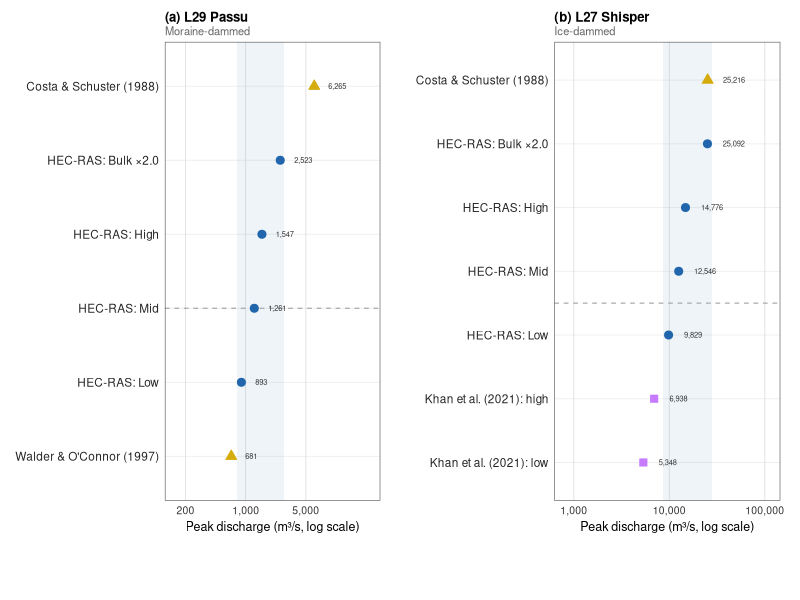
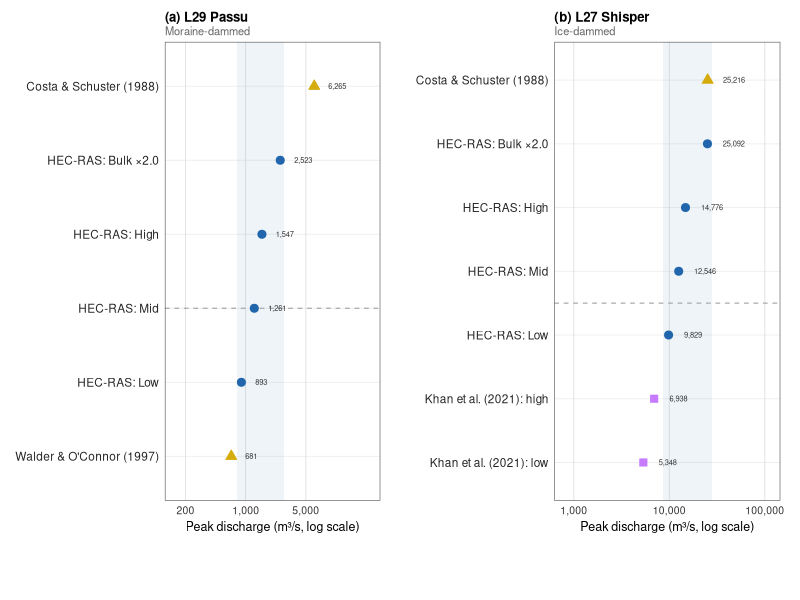

These charts were generated, in order, by the following R code:
# Breach peaks against empirical relations

setwd("C:/Users/sadaf/Documents/PPR3")

library(ggplot2)
library(dplyr)
library(cowplot)
library(scales)

OUT_DIR   <- "C:/Users/sadaf/Documents/PPR3/figures"
FIG_W     <- 17.4
FIG_H     <- 9.0
FIG_DPI   <- 800
BASE_SIZE <- 9

sim <- read.csv("data/processed/all_simulations_combined_v2.csv")

t3 <- read.csv("data/processed/table03_master_data.csv")
t3$scenario <- c(Low = "Low", Mid = "Mid_baseline", High = "High",
                 Mid_n04 = "Mid_n04", Mid_n06 = "Mid_n06",
                 Mid_b15 = "Mid_bulk15", Mid_b20 = "Mid_bulk20")[t3$scenario_code]
t3 <- t3[!is.na(t3$scenario) & t3$manning_n != 0.10, ]
idx <- match(paste(sim$lake, sim$scenario), paste(t3$lake_id, t3$scenario))
sim$peak_Q_input_m3s <- ifelse(is.na(idx), sim$peak_Q_input_m3s, round(t3$peak_q_m3s[idx]))

scens_show <- c("Low", "Mid_baseline", "High", "Mid_bulk20")

make_hecras <- function(df, lake_code, lake_label) {
  df |>
    filter(lake == lake_code, scenario %in% scens_show) |>
    mutate(
      lake   = lake_label,
      Q      = peak_Q_input_m3s,
      label  = case_when(
        scenario == "Low"          ~ "HEC-RAS: Low",
        scenario == "Mid_baseline" ~ "HEC-RAS: Mid",
        scenario == "High"         ~ "HEC-RAS: High",
        scenario == "Mid_bulk20"   ~ "HEC-RAS: Bulk ×2.0"
      ),
      source = "HEC-RAS"
    )
}

hecras_l29 <- make_hecras(sim, "L29", "L29 Passu")
hecras_l27 <- make_hecras(sim, "L27", "L27 Shisper")

V29 <- 2154184;  H29 <- 37.5
V27 <- 16600000; H27 <- 134

q_walder <- function(V) 0.045 * V^0.66
q_costa  <- function(V, H) 0.063 * (1000 * 9.81 * V * H)^0.42

emp_l29 <- data.frame(
  lake   = "L29 Passu",
  source = "Empirical",
  label  = c("Walder & O'Connor (1997)", "Costa & Schuster (1988)"),
  Q      = c(q_walder(V29), q_costa(V29, H29))
)

emp_l27 <- data.frame(
  lake   = "L27 Shisper",
  source = "Empirical",
  label  = c("Costa & Schuster (1988)"),
  Q      = c(q_costa(V27, H27))
)

lit_l27 <- data.frame(
  lake   = "L27 Shisper",
  source = "Literature",
  label  = c("Khan et al. (2021): low",
             "Khan et al. (2021): high"),
  Q      = c(5348, 6938)
)

cols <- c("lake","source","label","Q")

dat_l29 <- bind_rows(hecras_l29[,cols], emp_l29[,cols]) |>
  arrange(Q) |>
  mutate(label = factor(label, levels = unique(label)))

dat_l27 <- bind_rows(hecras_l27[,cols], emp_l27[,cols],
                     lit_l27[,cols]) |>
  arrange(Q) |>
  mutate(label = factor(label, levels = unique(label)))

label_mult <- 1.45

dat_l29 <- dat_l29 |> mutate(label_x = Q * label_mult)
dat_l27 <- dat_l27 |> mutate(label_x = Q * label_mult)

src_col <- c(
  "HEC-RAS"    = "#2166AC",
  "Empirical"  = "#D4AC0D",
  "Literature" = "#C77CFF"
)
src_shape <- c(
  "HEC-RAS"    = 21,
  "Empirical"  = 24,
  "Literature" = 22
)

theme_val <- function(base_size = BASE_SIZE) {
  theme_minimal(base_size = base_size) +
    theme(
      panel.grid.major.y = element_line(colour = "grey93",
                                        linewidth = 0.3),
      panel.grid.major.x = element_line(colour = "grey88",
                                        linewidth = 0.3),
      panel.grid.minor   = element_blank(),
      panel.border       = element_rect(fill = NA, colour = "grey30",
                                        linewidth = 0.4),
      plot.background    = element_rect(fill = "white", colour = NA),
      axis.title.x       = element_text(size = base_size,
                                        margin = margin(t = 3)),
      axis.title.y       = element_blank(),
      axis.text.x        = element_text(size = base_size - 1.5,
                                        colour = "grey20"),
      axis.text.y        = element_text(size = base_size - 0.5,
                                        colour = "grey15"),
      legend.position    = "none",
      plot.title         = element_text(size = base_size + 0.5,
                                        face = "bold",
                                        margin = margin(b = 1)),
      plot.subtitle      = element_text(size = base_size - 1,
                                        colour = "grey40",
                                        margin = margin(b = 3)),
      plot.margin        = margin(3, 5, 3, 3, "mm")
    )
}

build_val <- function(dat, title, subtitle,
                      x_breaks, x_limits,
                      sep_y = NULL,
                      show_legend = FALSE) {

  hr <- dat |> filter(source == "HEC-RAS")

  p <- ggplot(dat,
              aes(x      = Q,
                  y      = label,
                  fill   = source,
                  shape  = source,
                  colour = source)) +

    # HEC-RAS envelope band
    annotate("rect",
             xmin = min(hr$Q) * 0.88,
             xmax = max(hr$Q) * 1.12,
             ymin = -Inf, ymax = Inf,
             fill = "#2166AC", alpha = 0.07) +

    # Group separator
    {if (!is.null(sep_y))
      geom_hline(yintercept = sep_y,
                 colour = "grey65", linewidth = 0.4,
                 linetype = "dashed")
    } +

    # Points
    geom_point(size = 2.4, stroke = 0.5) +

geom_text(
  aes(x     = label_x,
      y     = label,
      label = scales::comma(round(Q))),
  hjust       = 0,
  vjust       = 0.45,
  size        = 1.9,
  colour      = "grey20",
  inherit.aes = FALSE
) +

    scale_fill_manual(
      name   = "Source",
      values = src_col,
      guide  = guide_legend(
        override.aes = list(size = 3),
        keywidth  = unit(0.4, "cm"),
        keyheight = unit(0.35, "cm")
      )
    ) +
    scale_colour_manual(name = "Source", values = src_col) +
    scale_shape_manual( name = "Source", values = src_shape) +

    scale_x_log10(
      name   = "Peak discharge (m³/s, log scale)",
      breaks = x_breaks,
      labels = scales::comma,
      limits = x_limits
    ) +

    labs(title = title, subtitle = subtitle) +
    theme_val()

  if (show_legend) {
    p <- p + theme(
      legend.position  = "bottom",
      legend.title     = element_text(size = BASE_SIZE,
                                      face = "bold"),
      legend.text      = element_text(size = BASE_SIZE - 1),
      legend.key.size  = unit(0.4, "cm"),
      legend.spacing.x = unit(0.4, "cm")
    )
  }

  return(p)
}

cat("── Building panels ──\n")

p_l29 <- build_val(
  dat      = dat_l29,
  title    = "(a) L29 Passu",
  subtitle = "Moraine-dammed",
  x_breaks = c(200, 1000, 5000),
  x_limits = c(150, max(dat_l29$Q) * 4.5),
  sep_y    = 3
)

p_l27 <- build_val(
  dat      = dat_l27,
  title    = "(b) L27 Shisper",
  subtitle = "Ice-dammed",
  x_breaks = c(1000, 10000, 100000),
  x_limits = c(800, max(dat_l27$Q) * 4.5),
  sep_y    = 3.5,
  show_legend = TRUE
)

cat("── Assembling ──\n")

leg      <- cowplot::get_legend(p_l27)
p_l27_nl <- p_l27 + theme(legend.position = "none")

p_maps <- cowplot::plot_grid(
  p_l29, p_l27_nl,
  ncol       = 2,
  rel_widths = c(1, 1),
  align      = "h",
  axis       = "tb"
)

p_final <- cowplot::plot_grid(
  p_maps, leg,
  ncol        = 1,
  rel_heights = c(1, 0.10)
)

cat("── Saving ──\n")

ggsave(file.path(OUT_DIR, "fig11_validation_v4.png"),
       p_final, width = FIG_W, height = FIG_H,
       units = "cm", dpi = FIG_DPI, bg = "white")
cat("  Saved: fig11_validation_v4.png\n")

ggsave(file.path(OUT_DIR, "fig11_validation_v4.tiff"),
       p_final, width = FIG_W, height = FIG_H,
       units = "cm", dpi = FIG_DPI, bg = "white",
       compression = "lzw")
cat("  Saved: fig11_validation_v4.tiff\n")

cat("\nFig 11 v4 complete.\n")
